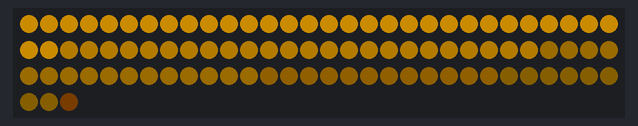
The sketch below on a simulated Arduino Uno, built with avr-gcc and run on an emulated ATmega328P. On the bench: 93 RGB LEDs in strip order, left to right, continuing on the next row. Dim RGB values are drawn brighter than linear.

Above: at 0.15 s.
At 39.77 s:
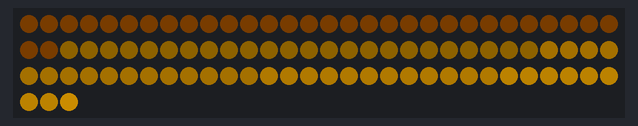

The sketch:

Gil_Wave_Cleanup.ino
```cpp
#include <FastLED.h>

#define LED_PIN     6   // Microcontroller Pin
#define LED_COUNT  93   // Total LED count

CRGB leds[LED_COUNT];

  int lowerLim = 20;  //This should never be set above upper
  int upperLim = 200; //Never below lower
  int hue = 45;       //Color of lights based on HSU
  int sat = 255;      //intensity of Lights, dim is controlled via visibility so unimportant for function
  int hues[] = {upperLim, 150, 100, 75, 50, lowerLim}; //Starting brightness levels for each ring, preferably equal segments between upper and lower
                                                       //Have as many hues as you do checkpoints-1
  boolean rings[] = {true, false, false, false, false, false};  //Initial direction of brightness adjustment. I set these to false initially besides the outer ring as the ring is one large pulse,
                                                                //making smaller pulse waves could require code reconstruction.
  int checkpoints[] = {0, 32, 56, 72, 84, 92, 93};        //Starting LED of each ring for full ring selection. If changing remember the last
                                                          //checkpoint is the final LED of the final ring, so in the current case where the last
                                                          //ring is 1 LED, the cap is 93 and the startpoint is 92.
void setup() {

  FastLED.addLeds<NEOPIXEL, LED_PIN>(leds, LED_COUNT);
  FastLED.clear();
  for (int i = 0; i < (sizeof(checkpoints)/sizeof(checkpoints[0]))-1; i++) {
    setupHelper(i);
  }
}

//Could be a nested loop but used a helper function for clarity
void setupHelper(int ring) {
    for (int i = checkpoints[ring]; i < checkpoints[ring+1]; i++) {
    leds[i] = CHSV(hue, sat, hues[ring]);
  }
}

void loop() {

  for (int i = 0; i < sizeof(rings); i++) {
      pulse(rings[i], checkpoints[i]);
  }

  FastLED.show();
  delay(3);
}

void pulse(boolean ring, int checkpoint) {

  int current = 0;

  for(int i = 0; i < (sizeof(checkpoints)/sizeof(checkpoints[0])) - 1; i++) {
        if(checkpoints[i] == checkpoint) {
            current = i;
            break;
        }
    }

        if (hues[current] > upperLim) {
        rings[current] = false;
        hues[current] = upperLim;
      }
      else if (hues[current] < lowerLim) {
        rings[current] = true;
        hues[current] = lowerLim;
      }
      else {
        if (rings[current] == true) {
          hues[current] = hues[current] + 1;
        }
        else {
          hues[current] = hues[current] - 1;
          }
      }
      for (int i = checkpoints[current]; i < checkpoints[current+1]; i++) {
            leds[i] = CHSV(hue, sat, hues[current]);

      }
    }
```
